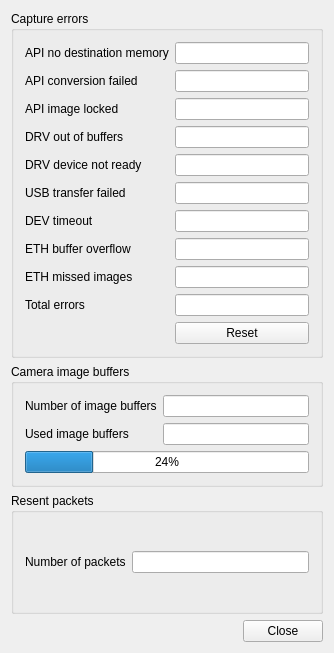
<?xml version="1.0" encoding="UTF-8"?>
<ui version="4.0">
 <class>imageinfodlgClass</class>
 <widget class="QWidget" name="imageinfodlgClass">
  <property name="geometry">
   <rect>
    <x>0</x>
    <y>0</y>
    <width>334</width>
    <height>653</height>
   </rect>
  </property>
  <property name="sizePolicy">
   <sizepolicy hsizetype="Fixed" vsizetype="Fixed">
    <horstretch>0</horstretch>
    <verstretch>0</verstretch>
   </sizepolicy>
  </property>
  <property name="windowTitle">
   <string>imageinfodlg</string>
  </property>
  <layout class="QVBoxLayout" name="verticalLayout">
   <item>
    <widget class="QGroupBox" name="groupBox">
     <property name="title">
      <string>Capture errors</string>
     </property>
     <layout class="QGridLayout" name="gridLayout">
      <item row="0" column="0">
       <widget class="QLabel" name="label">
        <property name="text">
         <string>API no destination memory</string>
        </property>
       </widget>
      </item>
      <item row="0" column="1">
       <widget class="QLineEdit" name="lineEdit_1">
        <property name="enabled">
         <bool>true</bool>
        </property>
        <property name="readOnly">
         <bool>true</bool>
        </property>
       </widget>
      </item>
      <item row="1" column="0">
       <widget class="QLabel" name="label_2">
        <property name="text">
         <string>API conversion failed</string>
        </property>
       </widget>
      </item>
      <item row="1" column="1">
       <widget class="QLineEdit" name="lineEdit_2">
        <property name="enabled">
         <bool>true</bool>
        </property>
        <property name="readOnly">
         <bool>true</bool>
        </property>
       </widget>
      </item>
      <item row="2" column="0">
       <widget class="QLabel" name="label_3">
        <property name="text">
         <string>API image locked</string>
        </property>
       </widget>
      </item>
      <item row="2" column="1">
       <widget class="QLineEdit" name="lineEdit_3">
        <property name="enabled">
         <bool>true</bool>
        </property>
        <property name="readOnly">
         <bool>true</bool>
        </property>
       </widget>
      </item>
      <item row="5" column="1">
       <widget class="QLineEdit" name="lineEdit_6">
        <property name="enabled">
         <bool>true</bool>
        </property>
        <property name="readOnly">
         <bool>true</bool>
        </property>
       </widget>
      </item>
      <item row="8" column="1">
       <widget class="QLineEdit" name="lineEdit_9">
        <property name="enabled">
         <bool>true</bool>
        </property>
        <property name="readOnly">
         <bool>true</bool>
        </property>
       </widget>
      </item>
      <item row="9" column="1">
       <widget class="QLineEdit" name="lineEdit_total">
        <property name="enabled">
         <bool>true</bool>
        </property>
        <property name="readOnly">
         <bool>true</bool>
        </property>
       </widget>
      </item>
      <item row="12" column="1">
       <widget class="QPushButton" name="pBReset">
        <property name="text">
         <string>Reset</string>
        </property>
       </widget>
      </item>
      <item row="4" column="1">
       <widget class="QLineEdit" name="lineEdit_5">
        <property name="enabled">
         <bool>true</bool>
        </property>
        <property name="readOnly">
         <bool>true</bool>
        </property>
       </widget>
      </item>
      <item row="3" column="1">
       <widget class="QLineEdit" name="lineEdit_4">
        <property name="enabled">
         <bool>true</bool>
        </property>
        <property name="readOnly">
         <bool>true</bool>
        </property>
       </widget>
      </item>
      <item row="3" column="0">
       <widget class="QLabel" name="label_6">
        <property name="text">
         <string>DRV out of buffers</string>
        </property>
       </widget>
      </item>
      <item row="4" column="0">
       <widget class="QLabel" name="label_5">
        <property name="text">
         <string>DRV device not ready</string>
        </property>
       </widget>
      </item>
      <item row="5" column="0">
       <widget class="QLabel" name="label_4">
        <property name="text">
         <string>USB transfer failed</string>
        </property>
       </widget>
      </item>
      <item row="6" column="1">
       <widget class="QLineEdit" name="lineEdit_7">
        <property name="enabled">
         <bool>true</bool>
        </property>
        <property name="readOnly">
         <bool>true</bool>
        </property>
       </widget>
      </item>
      <item row="7" column="1">
       <widget class="QLineEdit" name="lineEdit_8">
        <property name="enabled">
         <bool>true</bool>
        </property>
        <property name="readOnly">
         <bool>true</bool>
        </property>
       </widget>
      </item>
      <item row="6" column="0">
       <widget class="QLabel" name="label_9">
        <property name="text">
         <string>DEV timeout</string>
        </property>
       </widget>
      </item>
      <item row="7" column="0">
       <widget class="QLabel" name="label_10">
        <property name="text">
         <string>ETH buffer overflow</string>
        </property>
       </widget>
      </item>
      <item row="8" column="0">
       <widget class="QLabel" name="label_11">
        <property name="text">
         <string>ETH missed images</string>
        </property>
       </widget>
      </item>
      <item row="9" column="0">
       <widget class="QLabel" name="label_12">
        <property name="text">
         <string>Total errors</string>
        </property>
       </widget>
      </item>
     </layout>
    </widget>
   </item>
   <item>
    <widget class="QGroupBox" name="groupBox_2">
     <property name="minimumSize">
      <size>
       <width>0</width>
       <height>30</height>
      </size>
     </property>
     <property name="title">
      <string>Camera image buffers</string>
     </property>
     <layout class="QGridLayout" name="gridLayout_2">
      <item row="0" column="0">
       <widget class="QLabel" name="label_7">
        <property name="text">
         <string>Number of image buffers</string>
        </property>
       </widget>
      </item>
      <item row="1" column="0">
       <widget class="QLabel" name="label_13">
        <property name="text">
         <string>Used image buffers</string>
        </property>
       </widget>
      </item>
      <item row="2" column="0" colspan="2">
       <widget class="QProgressBar" name="progress_ImageBuffers">
        <property name="value">
         <number>24</number>
        </property>
       </widget>
      </item>
      <item row="0" column="1">
       <widget class="QLineEdit" name="lineEdit_ImageBuffers">
        <property name="enabled">
         <bool>true</bool>
        </property>
        <property name="readOnly">
         <bool>true</bool>
        </property>
       </widget>
      </item>
      <item row="1" column="1">
       <widget class="QLineEdit" name="lineEdit_ImageBuffersInUse">
        <property name="enabled">
         <bool>true</bool>
        </property>
        <property name="readOnly">
         <bool>true</bool>
        </property>
       </widget>
      </item>
     </layout>
    </widget>
   </item>
   <item>
    <widget class="QGroupBox" name="groupBox_3">
     <property name="minimumSize">
      <size>
       <width>0</width>
       <height>40</height>
      </size>
     </property>
     <property name="title">
      <string>Resent packets</string>
     </property>
     <layout class="QGridLayout" name="gridLayout_3">
      <item row="0" column="0">
       <widget class="QLabel" name="label_8">
        <property name="text">
         <string>Number of packets</string>
        </property>
       </widget>
      </item>
      <item row="0" column="1">
       <widget class="QLineEdit" name="lineEdit_MissingPackets">
        <property name="enabled">
         <bool>true</bool>
        </property>
        <property name="readOnly">
         <bool>true</bool>
        </property>
       </widget>
      </item>
     </layout>
    </widget>
   </item>
   <item>
    <widget class="QDialogButtonBox" name="buttonBox">
     <property name="standardButtons">
      <set>QDialogButtonBox::Close</set>
     </property>
    </widget>
   </item>
  </layout>
 </widget>
 <layoutdefault spacing="6" margin="11"/>
 <resources/>
 <connections/>
</ui>
